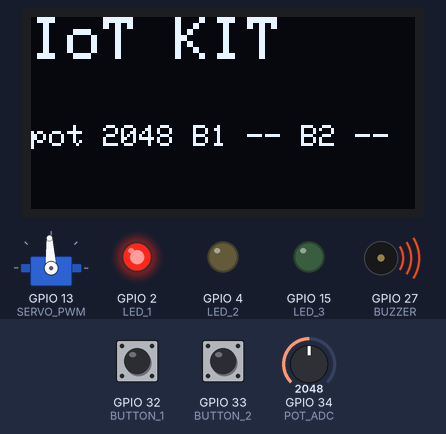
Recording of a program running on a simulated ESP32. On the bench: 128×64 one-colour display, servo, output pins drawn as LEDs (lit = HIGH), buzzer (waves = sounding). The inputs (shaded band) are chosen by the test bench; at power-on: GPIO 34 (POT_ADC) = 2048, GPIO 33 (BUTTON_2) HIGH, GPIO 32 (BUTTON_1) HIGH. Servo pulses on a pin are drawn as a servo (544–2400 µs = 0–180°); what the program prints to the serial monitor is not drawn.

Above: at 4.7 s.
4.8 s: GPIO 34 (POT_ADC) set to 491
At 5.02 s:
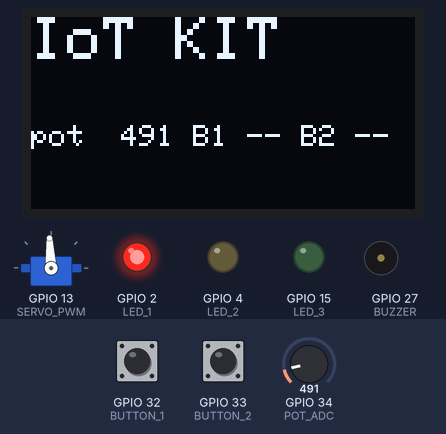
7.1 s: GPIO 33 (BUTTON_2) pulled LOW for 0.15 s
7.8 s: GPIO 32 (BUTTON_1) pulled LOW for 0.15 s
At 7.92 s:
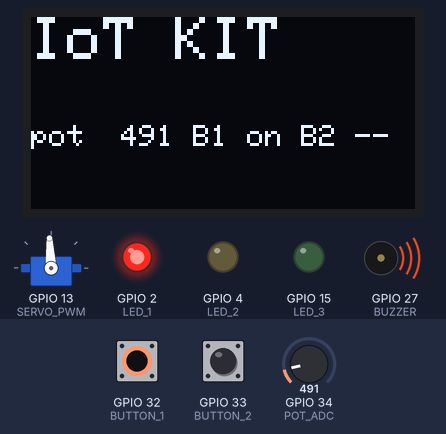
8.5 s: GPIO 34 (POT_ADC) set to 107
At 9.18 s:
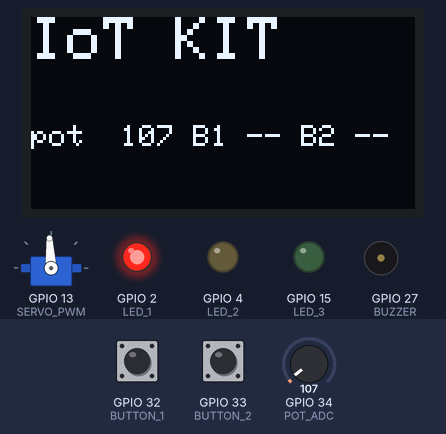
10.0 s: GPIO 34 (POT_ADC) set to 94
At 10.22 s:
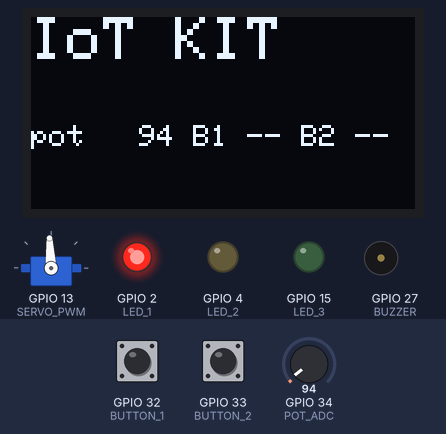
11.5 s: GPIO 32 (BUTTON_1) pulled LOW for 1 s
At 11.79 s:
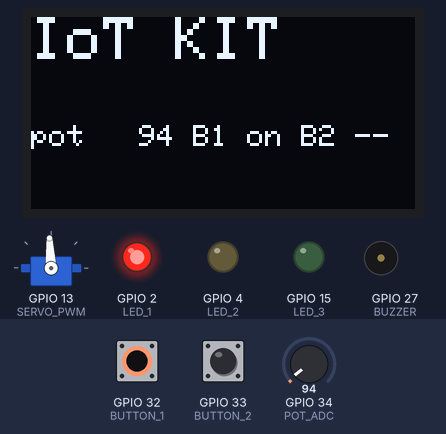
Timing chart, 0 to 17.6 s (numbered marks = the images above; inputs shaded):
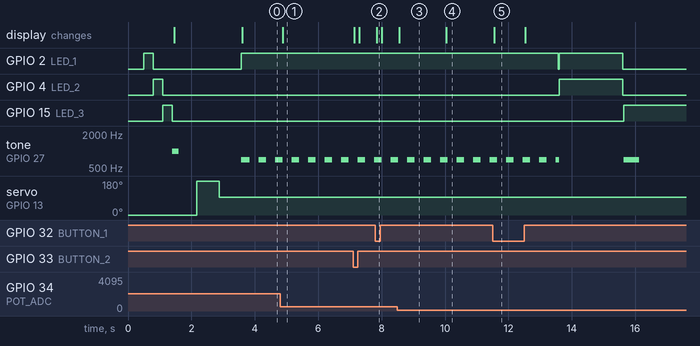

Measured:
- after the input at 4.8 s, the display: changes after 0.08 s (image 1)
- after the input at 7.8 s, the display: changes after 0.05 s (image 2)
- after the input at 8.5 s, the display: changes after 0.05 s (image 3)
- after the input at 10.0 s, the display: changes at once (image 4)
- after the input at 11.5 s, the display: changes at once (image 5)

The program:

main.cpp
```cpp
//IOT kit check: tests whatever is wired so far. Open Serial Monitor at 115200.
#include <Arduino.h>
#include <Wire.h>
#include <SPI.h>
#include <Adafruit_GFX.h>
#include <Adafruit_SSD1306.h>


enum C_States {C_SMRed, C_SMRedYellow, C_SMGreen, C_SMYellow} C_State;
unsigned long lastTime = 0;
unsigned long lastBuzzerTime = 0;
bool isPressed = false;
//Fall 2026 pin map (same as cs147_pins.h)
const int LED_1 = 2, LED_2 = 4, LED_3 = 15; //red, yellow, green
const int BUTTON_1 = 32, BUTTON_2 = 33;     //to GND, INPUT_PULLUP //green, yellow
const int POT_ADC = 34, BUZZER = 27, SERVO_PWM = 13;
const int OLED_CS = 5, OLED_DC = 16, OLED_RST = 17; //SCK 18, MOSI 23
const int I2C_SDA = 21, I2C_SCL = 22;
Adafruit_SSD1306 oled(128, 64, &SPI, OLED_DC, OLED_RST, OLED_CS);

void IRAM_ATTR onButton() {
    isPressed = true;
}

void setup() {
    Serial.begin(115200);
    delay(500);
    Serial.println("\n=== IoT kit check ===");

    // Stage 1: LEDs, buzzer, OLED
    int leds[] = {LED_1, LED_2, LED_3};
    for (int pin : leds) {
        pinMode(pin, OUTPUT);
        digitalWrite(pin, HIGH); delay(300); digitalWrite(pin, LOW);
    }
    Serial.println("LEDs: did red, yellow, green each light once?");
    tone(BUZZER, 1000, 200);
    Serial.println("Buzzer: did you hear a short beep?");
    pinMode(BUTTON_1, INPUT_PULLUP);
    pinMode(BUTTON_2, INPUT_PULLUP);
    SPI.begin();
    if (oled.begin(SSD1306_SWITCHCAPVCC)) {
        oled.clearDisplay(); oled.setTextColor(SSD1306_WHITE);
        oled.setTextSize(2); oled.setCursor(0, 0); oled.println("IoT KIT");
        oled.display();
        Serial.println("OLED: PASS if it shows IoT KIT");
    } else {
        Serial.println("OLED: FAIL (check the 7 OLED wires)");
    }


    // Stage 2: I2C scan (expect 0x60, 0x68, 0x76)
    Wire.begin(I2C_SDA, I2C_SCL);
    Serial.print("I2C devices:");
    int found = 0;
    for (uint8_t a = 1; a < 127; a++) {
        Wire.beginTransmission(a);
        if (Wire.endTransmission() == 0) {Serial.printf(" 0x%02X", a); found++;}
    }
    Serial.printf(" (%d found; Stage 2 expects 0x60 0x68 0x76)\n", found);

    // Stage 3: servo sweep 0 -> 180 -> 90 degrees (16-bit, 50 Hz)
    ledcSetup(2, 50, 16); // channel 2: tone() uses channel 0
    ledcAttachPin(SERVO_PWM, 2);
    const int dutyFor[] = {1638, 8192, 4915};
    for (int d : dutyFor) { ledcWrite(2, d); delay(700);}
    Serial.println("Servo: did it sweep and stop in the middle? (Stage 3)");
    Serial.println("Now press the buttons and turn the pot:");

    attachInterrupt(BUTTON_1, onButton, FALLING);
    C_State = C_SMRed;
    lastTime = millis();
    lastBuzzerTime = millis();
}

void loop() {
    switch (C_State) {
        case C_SMRed:
            // Red LED is on for 10s. 250 ms buzzer is ON, then 250 ms buzzer is OFF.
            if (millis() - lastTime <= 10000) {
                digitalWrite(LED_1, HIGH);
            }
            else {
                digitalWrite(LED_1, LOW);
                lastTime = millis();
                C_State = C_SMRedYellow;
            }

            if ((millis() - lastBuzzerTime) <= 250) {
                tone(BUZZER, 700);
            }
            else {
                noTone(BUZZER);
                if ((millis() - lastBuzzerTime) > 500) {
                    lastBuzzerTime = millis();
                }
            }

            break;

        case C_SMRedYellow:
            // Red LED and Yellow LED are on for 2s. Buzzer is off during this time.
            if (millis() - lastTime <= 2000) {
                digitalWrite(LED_1, HIGH);
                digitalWrite(LED_2, HIGH);
                noTone(BUZZER);
            }
            else {
                digitalWrite(LED_1, LOW);
                digitalWrite(LED_2, LOW);
                lastTime = millis();
                lastBuzzerTime = millis();
                C_State = C_SMGreen;
            }
            break;

        case C_SMGreen:
            // Green LED is on until the pedestrian button is pressed, and after that, it will be on for another 5 seconds. 500 ms buzzer is ON, then 1500 ms buzzer is OFF.
            if (!isPressed) {
                digitalWrite(LED_3, HIGH);
                lastTime = millis();
            }
            else {
                if (millis() - lastTime <= 5000) {
                    digitalWrite(LED_3, HIGH);
                }
                else {
                    digitalWrite(LED_3, LOW);
                    lastTime = millis();
                    lastBuzzerTime = millis();
                    isPressed = false;
                    C_State = C_SMYellow;
                    break;
                }
            }

            if ((millis() - lastBuzzerTime) <= 500) {
                tone(BUZZER, 700);
            }
            else {
                noTone(BUZZER);
                if ((millis() - lastBuzzerTime) > 2000) {
                    lastBuzzerTime = millis();
                }
            }

            break;

        case C_SMYellow:
            // Yellow LED is on for 2s. Buzzer is off during this time.
            if (millis() - lastTime <= 2000) {
                digitalWrite(LED_2, HIGH);
                noTone(BUZZER);
            }
            else {
                digitalWrite(LED_2, LOW);
                lastTime = millis();
                lastBuzzerTime = millis();
                C_State = C_SMRed;
            }
            break;

        default:
            break;
    }

    int pot = analogRead(POT_ADC);
    bool b1 = digitalRead(BUTTON_1) == LOW;
    bool b2 = digitalRead(BUTTON_2) == LOW;
    Serial.printf("pot=%4d button1=%s button2=%s\n", pot, b1 ? "DOWN" : "up", b2 ? "DOWN" : "up");
    oled.fillRect(0, 32, 128, 32, SSD1306_BLACK);
    oled.setTextSize(1); oled.setCursor(0, 36);
    oled.printf("pot %4d B1 %s B2 %s", pot, b1 ? "on" : "--", b2 ? "on" : "--");
    oled.display();
    //delay(250);
}
```
